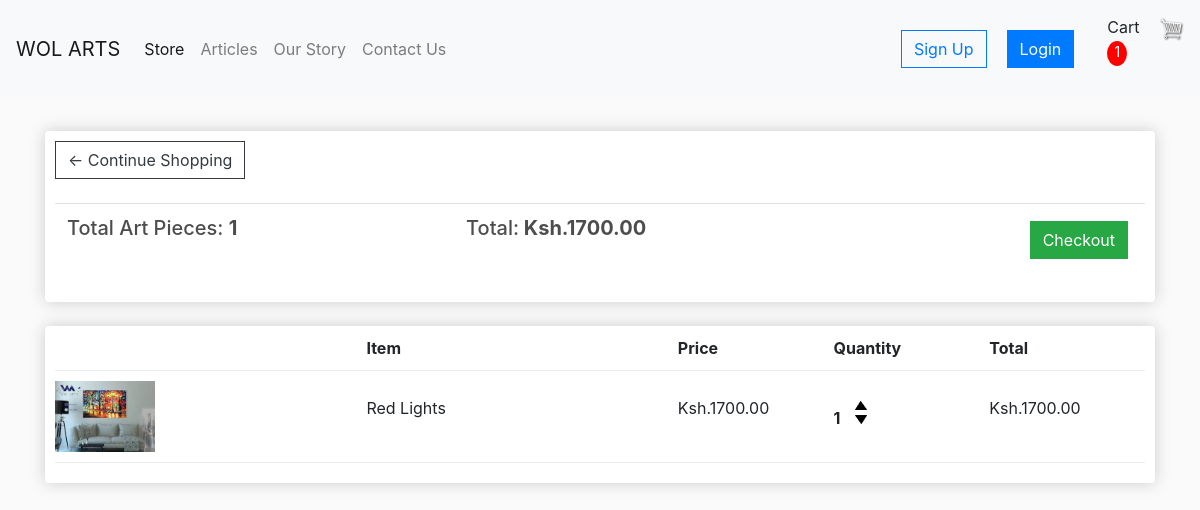
The app's page /cart/ (signed in), older data.
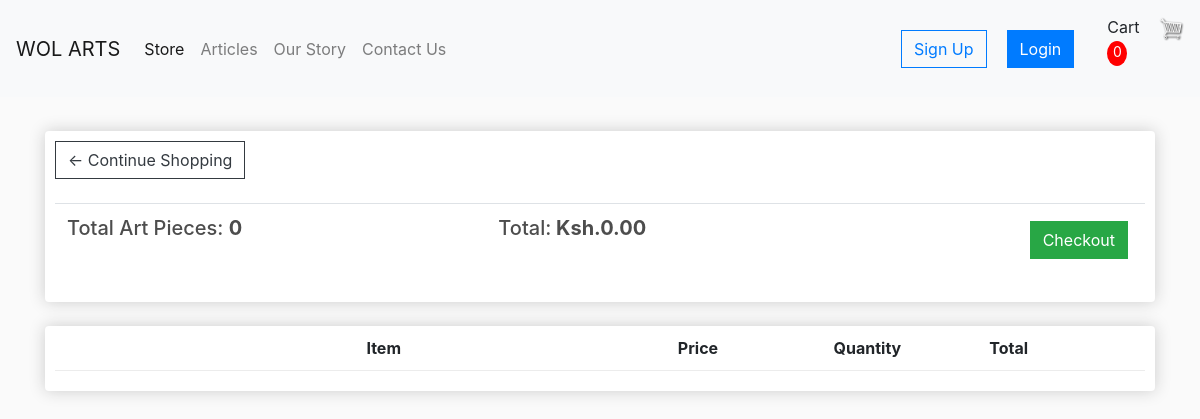
The same page, newer data.
### store/models.py (models this page shows, shortened)
class Order(models.Model):
	customer = models.ForeignKey(Customer, on_delete=models.SET_NULL, null=True, blank=True)
	date_ordered = models.DateTimeField(auto_now_add=True)
	complete = models.BooleanField(default=False)
	transaction_id = models.CharField(max_length=100, null=True)
	@property
	def get_cart_total(self):
		orderitems = self.orderitem_set.all()
		total = sum([item.get_total for item in orderitems])
		return total
	@property
	def get_cart_items(self):
		orderitems = self.orderitem_set.all()
		total = sum([item.quantity for item in orderitems])
		return total

class OrderItem(models.Model):
    product = models.ForeignKey(Product, on_delete=models.SET_NULL, null=True)
    order = models.ForeignKey(Order, on_delete=models.SET_NULL, null=True)
    quantity = models.IntegerField(default=0, null=True, blank=True)
    date_added = models.DateTimeField(auto_now_add=True)
    @property
    def get_total(self):
        total = self.product.price * self.quantity
        return total

class Product(models.Model):
    name = models.CharField(max_length=200)
    slug = models.SlugField (default ='-')
    description = models.TextField()
    price = models.DecimalField(max_digits=6,
                                decimal_places=2,
                                validators=[MinValueValidator(0)]
                                )
    inventory = models.IntegerField(validators=[MinValueValidator(0)])
    last_updated = models.DateTimeField(auto_now=True)
    collection = models.ForeignKey(Collection, on_delete=models.PROTECT)
    promotions = models.ForeignKey(Promotion, on_delete=models.PROTECT, null=True, blank=True)
    image = models.ImageField(null=True, blank=True)

### store/views.py (the view)
# urls.py: path('cart/', views.cart, name="cart"),
def cart(request):
	if request.user.is_authenticated:
		customer = request.user.customer
		order, created = Order.objects.get_or_create(customer=customer, complete=False)
		items = order.orderitem_set.all()
		cartItems = order.get_cart_items
	else:
		items = []
		order = {'get_cart_total':0, 'get_cart_items':0}
		cartItems = order['get_cart_items']
	context = {'items':items, 'order':order, 'cartItems':cartItems}
	return render(request, 'store/cart.html', context)

### store/templates/store/cart.html
{% extends 'store/main.html' %}
{% load static %}
{% block content %}
	<div class="row">
		<div class="col-lg-12">
			<div class="box-element">
				<a  class="btn btn-outline-dark" href="{% url 'store' %}">&#x2190; Continue Shopping</a>
				<br>
				<br>
				<table class="table">
					<tr>
						<th><h5> Total Art Pieces: <strong>{{order.get_cart_items}}</strong></h5></th>
						<th><h5>Total:<strong> Ksh.{{order.get_cart_total|floatformat:2}}</strong></h5></th>
						<th>
							<a  style="float:right; margin:5px;" class="btn btn-success" href="{% url 'checkout' %}">Checkout</a>
						</th>
					</tr>
				</table>
			</div>
			<br>
			<div class="box-element">
				<div class="cart-row">
					<div style="flex:2"></div>
					<div style="flex:2"><strong>Item</strong></div>
					<div style="flex:1"><strong>Price</strong></div>
					<div style="flex:1"><strong>Quantity</strong></div>
					<div style="flex:1"><strong>Total</strong></div>
				</div>
				{% for item in items %}
				<div class="cart-row">
					<div style="flex:2"><img class="row-image" src="{{item.product.image.url}}"></div>
					<div style="flex:2"><p class="cart_content">{{item.product.name}}</p></div>
					<div style="flex:1"><p class="cart_content"> Ksh.{{item.product.price|floatformat:2}}</p></div>
					<div style="flex:1">
						<div class="cart_content">
						<p class="quantity">{{item.quantity}}</p>
						<div class="quantity">
							<img data-product={{item.product.id}} data-action='add' class="chg-quantity update-cart" src="{% static  'images/arrow-up.png' %}">
							<img data-product={{item.product.id}} data-action='remove' class="chg-quantity update-cart" src="{% static  'images/arrow-down.png' %}">
						</div>
						</div>
					</div>
					<div style="flex:1"><p class="cart_content"> Ksh.{{item.get_total|floatformat:2}}</p></div>
				</div>
				{% endfor %}
			</div>
		</div>
	</div>
{% endblock content %}

Row changes from the older to the newer data that the page shows:
no longer on this page (row edited): Order: get_cart_items "1", get_cart_total "1700.00"
no longer on this page (row unchanged): OrderItem: product.image (picture), product.name "Red Lights", product.price "1700.00", quantity "1", get_total "1700.00"
added Order: get_cart_items "0", get_cart_total "0.00"
Text that changed along with them:
{{ cartItems }}: "1" → "0"
